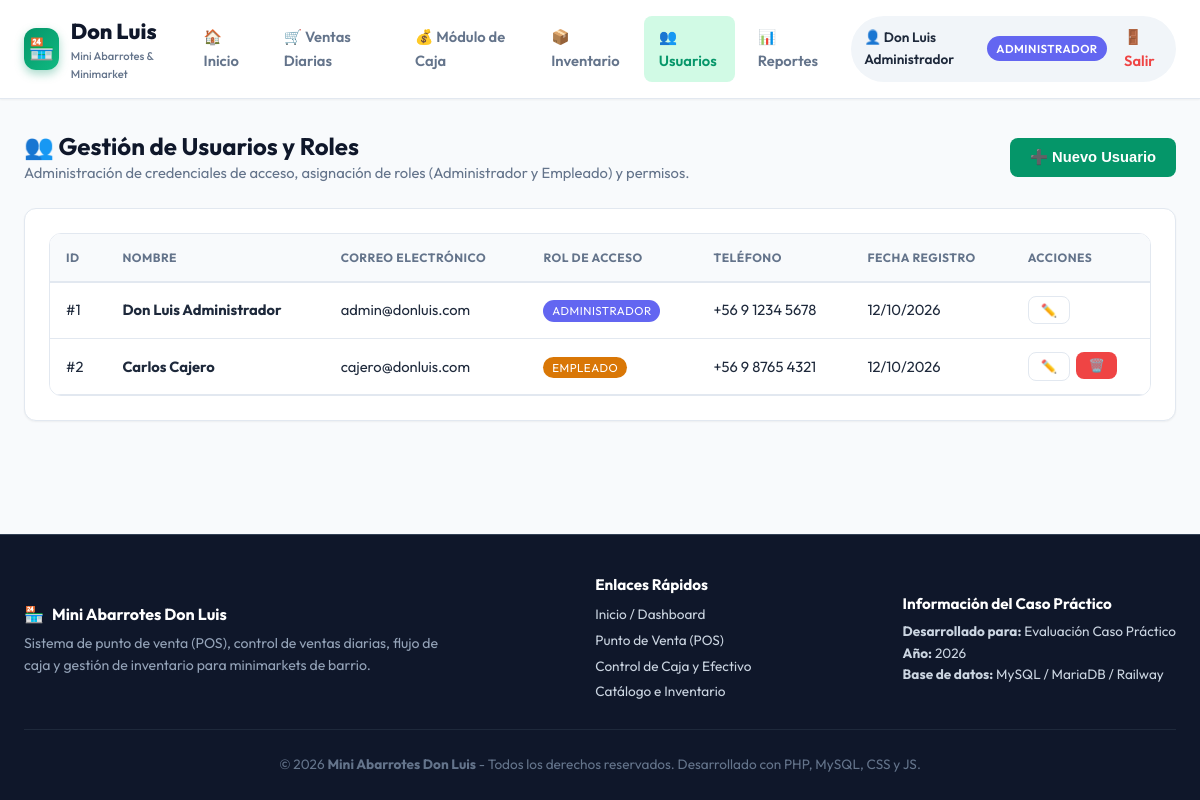
Page /pages/usuarios.php (signed in) on the committed database.
### tables this page shows
CREATE TABLE IF NOT EXISTS `usuarios` (
  `id` INT AUTO_INCREMENT PRIMARY KEY,
  `nombre` VARCHAR(100) NOT NULL,
  `correo` VARCHAR(120) NOT NULL UNIQUE,
  `password` VARCHAR(255) NOT NULL,
  `rol` ENUM('administrador', 'empleado') NOT NULL DEFAULT 'empleado',
  `telefono` VARCHAR(30) NULL,
  `estado` TINYINT(1) NOT NULL DEFAULT 1,
  `creado_en` TIMESTAMP DEFAULT CURRENT_TIMESTAMP
);

### pages/usuarios.php (the view, shortened to what this page needs)
<?php
require_once __DIR__ . '/../db/conexion.php';
$usuarios = $pdo->query("SELECT * FROM usuarios ORDER BY id ASC")->fetchAll();
require_once __DIR__ . '/../includes/header.php';
?>
<div style="display:flex; justify-content:space-between; align-items:center; margin-bottom:1.5rem; flex-wrap:wrap; gap:1rem;">
  <div>
    <h2>👥 Gestión de Usuarios y Roles</h2>
    <p style="color:var(--text-muted); font-size:0.92rem;">
      Administración de credenciales de acceso, asignación de roles (Administrador y Empleado) y permisos.
    </p>
  </div>
  <button onclick="document.getElementById('modal-usuario').style.display='block'" class="btn btn-primary">
    ➕ Nuevo Usuario
  </button>
</div>
<div class="card">
  <div class="table-responsive">
    <table class="custom-table">
      <thead>
        <tr>
          <th>ID</th>
          <th>Nombre</th>
          <th>Correo Electrónico</th>
          <th>Rol de Acceso</th>
          <th>Teléfono</th>
          <th>Fecha Registro</th>
          <th>Acciones</th>
        </tr>
      </thead>
      <tbody>
        <?php foreach ($usuarios as $u): ?>
          <tr>
            <td>#<?php echo $u['id']; ?></td>
            <td><strong><?php echo htmlspecialchars($u['nombre']); ?></strong></td>
            <td><?php echo htmlspecialchars($u['correo']); ?></td>
            <td>
              <span class="role-tag <?php echo $u['rol'] === 'administrador' ? 'admin' : 'empleado'; ?>">
                <?php echo strtoupper($u['rol']); ?>
              </span>
            </td>
            <td><?php echo htmlspecialchars($u['telefono'] ?? '-'); ?></td>
            <td><?php echo date('d/m/Y', strtotime($u['creado_en'])); ?></td>
            <td>
              <div style="display:flex; gap:0.4rem;">
                <button class="btn btn-outline btn-sm" onclick='abrirEditarUsuario(<?php echo json_encode($u); ?>)'>✏️</button>
                <?php if ($u['id'] !== $_SESSION['usuario_id']): ?>
                  <form action="" method="POST" style="display:inline;" onsubmit="return confirm('¿Seguro de eliminar este usuario?');">
                    <button type="submit" class="btn btn-danger btn-sm">🗑️</button>
                  </form>
                <?php endif; ?>
              </div>
            </td>
          </tr>
        <?php endforeach; ?>
      </tbody>
    </table>
  </div>
</div>
<?php require_once __DIR__ . '/../includes/footer.php'; ?>

### css/styles.css (style rules this page uses)
:root { --primary: #059669; --primary-hover: #047857; --primary-light: #d1fae5; --secondary: #d97706; --secondary-hover: #b45309; --dark: #0f172a; --dark-surface: #1e293b; --gray-bg: #f8fafc; --card-bg: #ffffff; --border: #e2e8f0; --text-main: #1e293b; --text-muted: #64748b; --danger: #ef4444; --danger-light: #fee2e2; --success: #10b981; --info: #3b82f6; --warning: #f59e0b; --radius-sm: 8px; --radius-md: 12px; --radius-lg: 16px; --shadow-sm: 0 1px 2px 0 rgb(0 0 0 / 0.05); --shadow: 0 4px 6px -1px rgb(0 0 0 / 0.1), 0 2px 4px -2px rgb(0 0 0 / 0.1); --shadow-lg: 0 10px 15px -3px rgb(0 0 0 / 0.1), 0 4px 6px -4px rgb(0 0 0 / 0.1); --transition: all 0.25s cubic-bezier(0.4, 0, 0.2, 1); }
* { box-sizing: border-box; margin: 0; padding: 0; }
body { font-family: 'Outfit', 'Inter', -apple-system, BlinkMacSystemFont, "Segoe UI", Roboto, sans-serif; background-color: var(--gray-bg); color: var(--text-main); line-height: 1.6; min-height: 100vh; display: flex; flex-direction: column; }
h1, h2, h3, h4, h5, h6 { color: var(--dark); font-weight: 700; line-height: 1.25; }
.role-tag { background: var(--primary); color: white; padding: 0.2rem 0.55rem; border-radius: 9999px; font-size: 0.72rem; text-transform: uppercase; letter-spacing: 0.5px; }
.role-tag.admin { background: #6366f1; }
.role-tag.empleado { background: var(--secondary); }
.card { background: var(--card-bg); border-radius: var(--radius-md); border: 1px solid var(--border); box-shadow: var(--shadow-sm); padding: 1.5rem; transition: var(--transition); }
.btn { display: inline-flex; align-items: center; justify-content: center; gap: 0.5rem; padding: 0.65rem 1.25rem; font-size: 0.92rem; font-weight: 600; border-radius: var(--radius-sm); border: none; cursor: pointer; transition: var(--transition); text-decoration: none; }
.btn-primary { background: var(--primary); color: white; }
.btn-danger { background: var(--danger); color: white; }
.btn-outline { border: 1px solid var(--border); background: transparent; color: var(--text-main); }
.btn-sm { padding: 0.35rem 0.75rem; font-size: 0.82rem; }
.table-responsive { overflow-x: auto; border-radius: var(--radius-md); border: 1px solid var(--border); }
.custom-table { width: 100%; border-collapse: collapse; background: white; font-size: 0.92rem; }
.custom-table th { background: #f8fafc; padding: 0.85rem 1rem; text-align: left; font-weight: 700; color: var(--text-muted); border-bottom: 2px solid var(--border); text-transform: uppercase; font-size: 0.75rem; letter-spacing: 0.5px; }
.custom-table td { padding: 0.85rem 1rem; border-bottom: 1px solid var(--border); vertical-align: middle; }

### rows in the picture
usuarios: id "1", nombre "Don Luis Administrador", correo "admin@donluis.com", rol "ADMINISTRADOR", telefono "+56 9 1234 5678", creado_en "12/10/2026"
usuarios: id "2", nombre "Carlos Cajero", correo "cajero@donluis.com", rol "EMPLEADO", telefono "+56 9 8765 4321", creado_en "12/10/2026"

### other values in the picture
$_SESSION['usuario_nombre'] "Don Luis Administrador"
$_SESSION['rol'] "ADMINISTRADOR"
